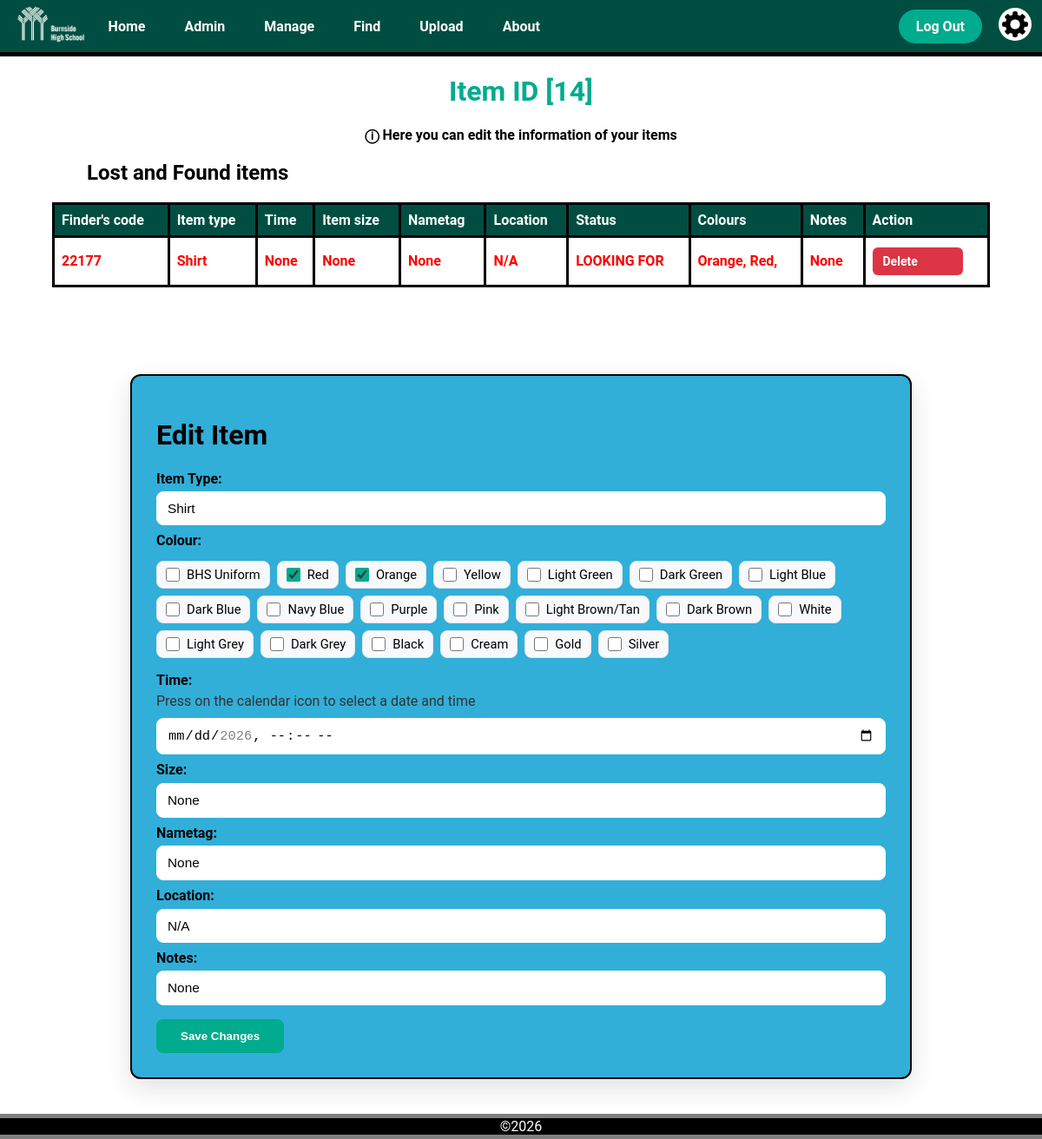
/item/14 (signed in), run on the app's committed database.
### app.py (models this page shows)
class LostItem(db.Model):
    __tablename__ = 'lost_item'
    item_id = db.Column(db.Integer, primary_key=True)
    finder_id = db.Column(db.String(6), db.ForeignKey('user.user_id'))
    item_type = db.Column(db.String(50))
    time_found = db.Column(db.String(50))
    size = db.Column(db.String(50))
    nametag = db.Column(db.String(50))
    location = db.Column(db.String(50))
    status = db.Column(db.String(50))
    notes = db.Column(db.String(50))
    colours = db.relationship('Colour', secondary='lostitem_colour', backref='lost_items')

class Colour(db.Model):
    __tablename__ = 'colour'
    colour_id = db.Column(db.Integer, primary_key=True)
    name = db.Column(db.String(50))

### app.py (the view, shortened to what this page needs)
@app.route('/item/<int:item_id>', methods=['GET', 'POST'])
@login_required
def item(item_id):
    item = LostItem.query.get_or_404(item_id)
    print(item.status == 'LOST AND FOUND')
    if item.status != 'LOOKING FOR' and item.status != 'LOST AND FOUND':
        abort(404)
    if current_user.school_code != str(item.finder_id) and current_user.clearance > 1:
        print('aborted')
        abort(404)
    items = [item]
    colour_names = [colour.name for colour in item.colours]
    return render_template('item.html', title='Edit Item', items=items, colour_names=colour_names, item_id=item_id)

### app.py (called while the page is built)
@login_manager.user_loader
def load_user(user_id):
    return User.query.get(int(user_id))

@app.context_processor
def inject_variables():
    return dict(show_footer=True,
                logged_in=current_user.is_authenticated,
                current_user_clearance=session.get('clearance'),
                min_time="2026-01-01T00:00",
                current_time=datetime.now().strftime("%Y-%m-%dT%H:%M")
                )

@app.before_request
def before_request():
    if request.endpoint in ['logout', 'static']:
        return
    if current_user.is_authenticated is True and current_user.clearance == 3:
        return render_template("error.html",
                               title="Forbidden",
                               error_title="Your account has been disabled",
                               error_message="Please contact an administrator")

### templates/item.html (shortened to what this page needs)
{% extends "layout.html" %}
{% block content %}
<h1 class="title">Item ID [{{item_id}}]</h1>
<div class="info_text">
  <p>ⓘ Here you can edit the information of your items</p>
</div>
{% for item in items %}
<table class="item_info_table">
  <h2 class="sub_heading">Lost and Found items</h2>
    <tr>
      <th class="item_info_header">Finder's code</th>
      <th class="item_info_header">Item type</th>
      <th class="item_info_header">Time</th>
      <th class="item_info_header">Item size</th>
      <th class="item_info_header">Nametag</th>
      <th class="item_info_header">Location</th>
      <th class="item_info_header">Status</th>
      <th class="item_info_header">Colours</th>
      <th class="item_info_header">Notes</th>
      <th class="item_info_header">Action</th>
    </tr>
    <tr class="item_info_row" style="background-color: white; color: red; font-weight: bold;">
      <td>{{item.finder_id}}</td>
      <td>{{item.item_type}}</td>
      <td>
        {% if item.time_found is not none %}
          ({{ item.time_found[11:16] }})<br>{{ item.time_found[8:10] }}/{{ item.time_found[5:7] }}/{{ item.time_found[0:4] }}
        {% else %}
          {{item.time_found}}
        {% endif %}
      </td>
      <td>{{item.size}}</td>
      <td>{{item.nametag}}</td>
      <td>{{item.location}}</td>
      <td>{{item.status}}</td>
      <td>
        {% if colour_names %}
            {% for colour in colour_names %}
              {{ colour }},
            {% endfor %}
        {% else %}
          None
        {% endif %}
      </td>
      <td>{{item.notes}}</td>
      <td class="edit_item_button">
        <a class="delete_button" href="/item/{{item.item_id}}/delete">Delete</a>
      </td>
    </tr>
</table>
<form method="post" action="/item/{{item.item_id}}">
    <div class="upload_form">
        <h1>Edit Item</h1>
        <h2 class="upload_form_subtitle">Item Type:</h2>
        <select name="item_type" class="upload_type_dropdown">
            <option value="Shirt" {% if item.item_type == 'Shirt' %}selected{% endif %}>Shirt</option>
        </select>
        <h2 class="upload_form_subtitle">Colour:</h2>
        <fieldset class='upload_colour_selection'>
            <label>
                <input type="checkbox" name="colours[]" value="BHS Uniform" {% if 'BHS Uniform' in colour_names %}checked{% endif %}> BHS Uniform
            </label>
            <label>
                <input type="checkbox" name="colours[]" value="Red" {% if 'Red' in colour_names %}checked{% endif %}> Red
            </label>
            <label>
                <input type="checkbox" name="colours[]" value="Orange" {% if 'Orange' in colour_names %}checked{% endif %}> Orange
            </label>
            <label>
                <input type="checkbox" name="colours[]" value="Yellow" {% if 'Yellow' in colour_names %}checked{% endif %}> Yellow
            </label>
            <label>
                <input type="checkbox" name="colours[]" value="Light Green" {% if 'Light Green' in colour_names %}checked{% endif %}> Light Green
            </label>
            <label>
                <input type="checkbox" name="colours[]" value="Dark Green" {% if 'Dark Green' in colour_names %}checked{% endif %}> Dark Green
            </label>
            <label>
                <input type="checkbox" name="colours[]" value="Light Blue" {% if 'Light Blue' in colour_names %}checked{% endif %}> Light Blue
            </label>
            <label>
                <input type="checkbox" name="colours[]" value="Dark Blue" {% if 'Dark Blue' in colour_names %}checked{% endif %}> Dark Blue
            </label>
            <label>
                <input type="checkbox" name="colours[]" value="Navy Blue" {% if 'Navy Blue' in colour_names %}checked{% endif %}> Navy Blue
            </label>
            <label>
                <input type="checkbox" name="colours[]" value="Light Purple" {% if 'Purple' in colour_names %}checked{% endif %}> Purple
            </label>
            <label>
                <input type="checkbox" name="colours[]" value="Pink" {% if 'Pink' in colour_names %}checked{% endif %}> Pink
            </label>
            <label>
                <input type="checkbox" name="colours[]" value="Light Brown/Tan" {% if 'Light Brown/Tan' in colour_names %}checked{% endif %}> Light Brown/Tan
            </label>
            <label>
                <input type="checkbox" name="colours[]" value="Dark Brown" {% if 'Dark Brown' in colour_names %}checked{% endif %}> Dark Brown
            </label>
            <label>
                <input type="checkbox" name="colours[]" value="White" {% if 'White' in colour_names %}checked{% endif %}> White
            </label>
            <label>
                <input type="checkbox" name="colours[]" value="Light Grey" {% if 'Light Grey' in colour_names %}checked{% endif %}> Light Grey
            </label>
            <label>
                <input type="checkbox" name="colours[]" value="Dark Grey" {% if 'Dark Grey' in colour_names %}checked{% endif %}> Dark Grey
            </label>
            <label>
                <input type="checkbox" name="colours[]" value="Black" {% if 'Black' in colour_names %}checked{% endif %}> Black
            </label>
            <label>
                <input type="checkbox" name="colours[]" value="Cream" {% if 'Cream' in colour_names %}checked{% endif %}> Cream
            </label>
            <label>
                <input type="checkbox" name="colours[]" value="Gold" {% if 'Gold' in colour_names %}checked{% endif %}> Gold
            </label>
            <label>
                <input type="checkbox" name="colours[]" value="Silver" {% if 'Silver' in colour_names %}checked{% endif %}> Silver
            </label>
        </fieldset>
        <h2 class="upload_form_subtitle">Time:</h2>
        <p>Press on the calendar icon to select a date and time</p>
        <input class='upload_datetime' type="datetime-local" name="time_found" value="{{item.time_found}}" min="{{min_time}}" max="{{current_time}}">
        <h2 class="upload_form_subtitle">Size:</h2>
        <input class='upload_text_box' type="text" name="size" maxlength="10" value="{{item.size}}">
        <h2 class="upload_form_subtitle">Nametag:</h2>
        <input type="text" name="nametag" value="{{item.nametag}}">
        <h2 class="upload_form_subtitle">Location:</h2>
        <select name="location" class="upload_type_dropdown">
            <option value="N/A">N/A</option>
        </select>
        <h2 class="upload_form_subtitle">Notes:</h2>
        <input class='upload_text_box' type="text" name="notes" value="{{item.notes}}">
        <div class="upload_submit_button">
            <input type="submit" value="Save Changes">
        </div>
    </div>
</form>
{% endfor  %}
{% endblock %}

### static/css/style.css (style rules this page uses)
body { background-color: white; font-family: "Roboto", sans-serif; margin: 0; padding: 0; color: black; min-height: 100vh; display: flex; flex-direction: column; }
.title { text-align: center; color: var(--bhs_turquoise); }
:root { --bhs_dark_green: #004e42; --dark-emerald: #0b6e4fff; --bhs_turquoise: #00ab8e; --soft-fawn: #ddb771ff; --transition-time: 0.3s; }
.edit_item_button { text-align: center; vertical-align: middle; padding: 10px; }
.edit_item_button a { display: inline-block; width: 80px; padding: 8px 12px; margin: 3px 0; border-radius: 6px; text-decoration: none; font-size: 14px; font-weight: 600; transition: 0.2s ease; }
.delete_button { background-color: #dc3545; color: white; }
.info_text { text-align: center; }
.info_text p { text-align: center; font-weight: bold; }
.sub_heading { text-align: left; color: black; margin-left: 100px; }
.item_info_table { border-collapse: collapse; width: 90%; margin: 0 auto 100px auto; text-align: left; color: black; border: 3px solid black; }
.item_info_table th { border: 3px solid black; text-align: left; padding: 8px; color: white; }
.item_info_table td { border: 3px solid black; text-align: left; padding: 8px; }
.item_info_header { background-color: var(--bhs_dark_green); }
.item_info_row:nth-child(even) { background-color: rgb(184, 193, 189); }
.upload_form { background-color: rgb(49, 175, 217); max-width: 900px; margin: 2.5rem auto; padding: 1.75rem; border-radius: 12px; box-shadow: 0 10px 30px rgba(2,6,23,0.12); border: 2px solid black; color: black; box-sizing: border-box; }
.upload_form h2.upload_form_subtitle { margin: 0.5rem 0 0.35rem 0; font-size: 1rem; color: black; font-weight: 700; }
.upload_form p { margin: 0 0 0.6rem 0; color: #333333; }
.upload_type_dropdown, .upload_datetime, .upload_text_box, .upload_form input[type="text"] { width: 100%; padding: 10px 12px; border-radius: 8px; border: 1px solid white; background-color: white; box-sizing: border-box; font-size: 0.96rem; }
.upload_type_dropdown, .upload_datetime { appearance: none; cursor: pointer; }
.upload_colour_selection { display: flex; flex-wrap: wrap; gap: 0.5rem; padding: 0.5rem 0; border: none; margin: 0 0 0.5rem 0; cursor: pointer; }
.upload_colour_selection label { display: inline-flex; align-items: center; gap: 0.5rem; padding: 6px 10px; border-radius: 8px; background: #f7f9fb; border: 1px solid #e3e8ee; cursor: pointer; font-size: 0.92rem; }
.upload_colour_selection input[type="checkbox"] { margin: 0; width: 16px; height: 16px; accent-color: var(--bhs_turquoise); }
.upload_submit_button { display: flex; justify-content: flex-start; margin-top: 1rem; }
.upload_submit_button input { background-color: var(--bhs_turquoise); color: white; padding: 10px 26px; border-radius: 8px; border: 2px solid transparent; font-weight: 700; cursor: pointer; transition: var(--transition-time) ease; }

### data on the page
LostItem: finder_id "22177", item_type "Shirt", time_found "None", size "None", nametag "None", location "N/A", status "LOOKING FOR", notes "None"
Colour: name "Orange"
Colour: name "Red"

### other printed values
{{ item_id }} "14"
